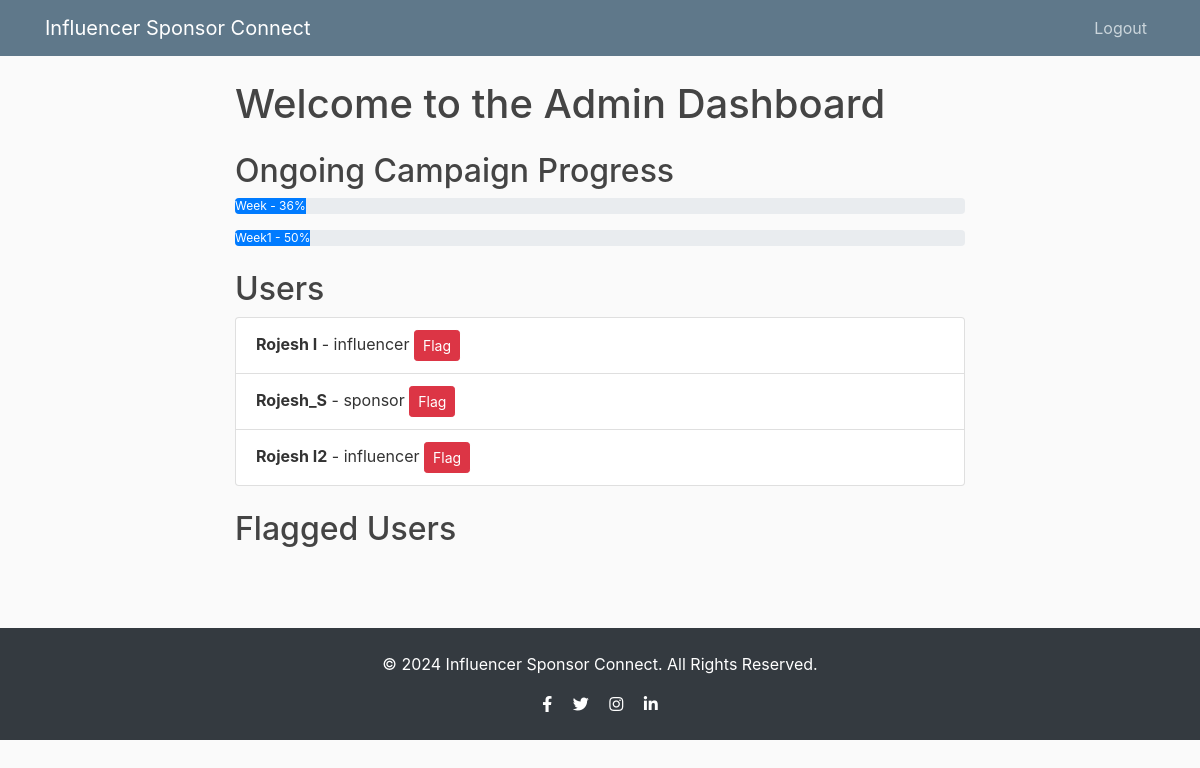
Screenshot of /admin_dash (signed in) with the database file from the repository.
### Flask/models.py (models this page shows)
class Campaign(db.Model,UserMixin):
    __tablename__ = 'campaigns'
    id = db.Column(db.Integer, primary_key=True)
    user_id = db.Column(db.Integer, db.ForeignKey('user.id'), nullable=False)  # Added user_id
    campaign_name = db.Column(db.String(120), nullable=False)
    category = db.Column(db.String(80))
    budget = db.Column(db.Float)
    status = db.Column(db.String(80))
    products = db.Column(db.String(200))
    goals = db.Column(db.String(200))
    progress = db.Column(db.Integer)
    start_date = db.Column(db.Date)
    end_date = db.Column(db.Date)
    ad_requests = db.relationship('AdRequest', back_populates='campaign', cascade="all, delete-orphan")
    sponsor = db.relationship('User', backref=db.backref('campaigns', lazy=True))

class User(db.Model,UserMixin):
    id = db.Column(db.Integer, primary_key=True)
    username = db.Column(db.String(50), unique=True, nullable=False)
    password = db.Column(db.String(100), nullable=False)
    role = db.Column(db.String(20), nullable=False)  # 'sponsor' or 'influencer' or 'admin'
    company_name = db.Column(db.String(100))  # Only for sponsors
    name = db.Column(db.String(100))  # Only for infl
    category = db.Column(db.String(50))  # For influencers: category
    niche = db.Column(db.String(50))  # For influencers: niche
    reach = db.Column(db.Integer)  # For influencers: reach
    budget = db.Column(db.Float)
    platforms = db.Column(db.String(120))  # Store platforms as comma-separated string
    blacklist = db.Column(db.Boolean(),default=False)

### Flask/routes.py (the view)
@app.route('/admin_dash')
def admin_dash():
    users = User.query.filter(~User.flagged.any(),User.role != 'admin').all()
    flagged_users = FlaggedUser.query.all()
    flagged_campaigns = []  # Example, replace with actual data fetching logic
    campaigns = Campaign.query.all()
    return render_template('admin_dash.html', users=users, flagged_users=flagged_users, flagged_campaigns=flagged_campaigns, campaigns=campaigns)

### Flask/__init__.py (called while the page is built)
@login_manager.user_loader
def load_user(user_id):
    from Flask.models import User
    return User.query.get(int(user_id))

### Flask/templates/admin_dash.html (shortened to what this page needs)
{% extends "layout.html" %}
{% block content %}
    <h1>Welcome to the Admin Dashboard</h1>
    <div class="my-4">
        <h2>Ongoing Campaign Progress</h2>
        {% for campaign in campaigns %}
            <div class="progress mb-3">
                <div class="progress-bar" role="progressbar" style="width: {{ campaign.progress }}" aria-valuenow="{{ campaign.progress }}" aria-valuemin="0" aria-valuemax="100">
                    {{ campaign.campaign_name }} - {{ campaign.progress }}%
                </div>
            </div>
        {% endfor %}
    </div>
    <div class="my-4">
        <h2>Users</h2>
        <ul class="list-group">
            {% for user in users %}
                <li class="list-group-item">
                    <strong>{{ user.username }}</strong> - {{ user.role }}
                    <form method="post" action="{{ url_for('flag_user', user_id=user.id) }}" style="display:inline;">
                        <button type="submit" class="btn btn-danger btn-sm">Flag</button>
                    </form>
                </li>
            {% endfor %}
        </ul>
    </div>
    <div class="my-4">
        <h2>Flagged Users</h2>
    </div>
{% endblock %}

### Flask/static/main.css (style rules this page uses)
body { background: #fafafa; color: #333333; margin-top: 5rem; }
h1, h2, h3, h4, h5, h6 { color: #444444; }

### rows the page displays
Campaign: campaign_name "Week", progress "36"
Campaign: campaign_name "Week1", progress "50"
User: username "Rojesh I", role "influencer"
User: username "Rojesh_S", role "sponsor"
User: username "Rojesh I2", role "influencer"
